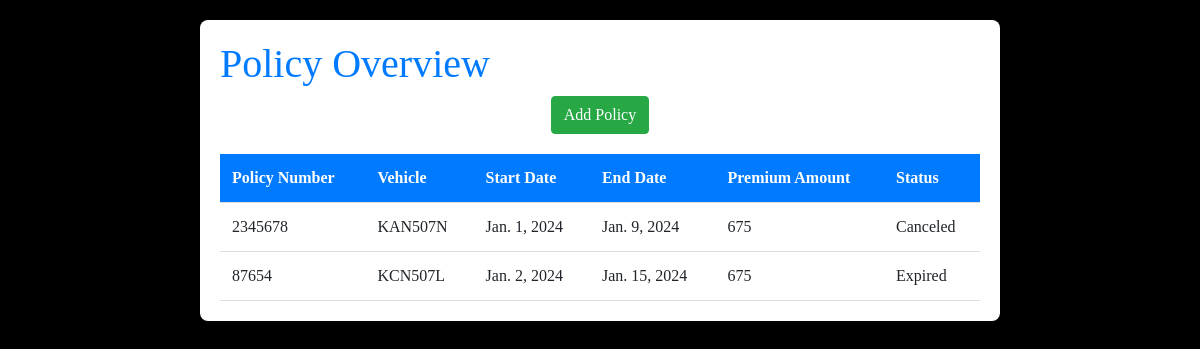
/view_policy/, run on an earlier commit of the app's database.
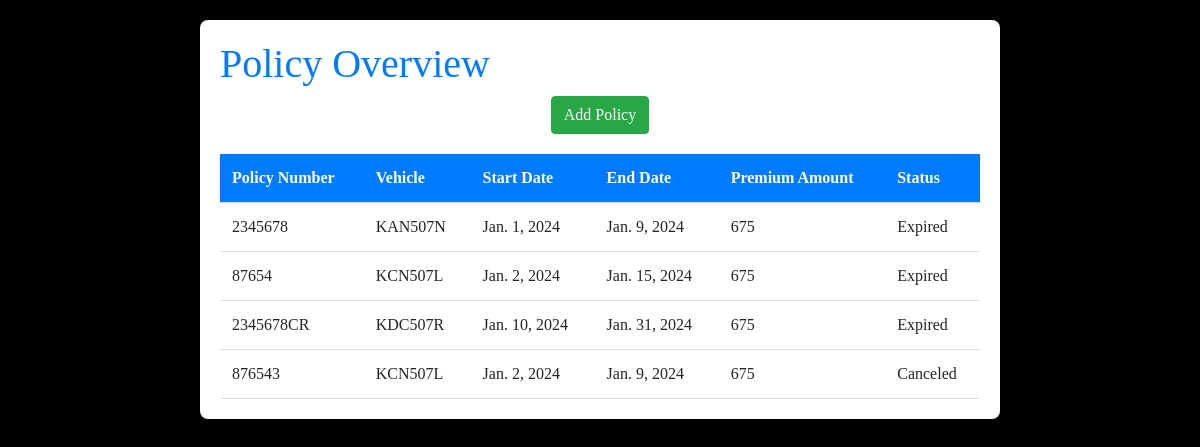
And on a later commit of the database.
### insuarance/models.py (models this page shows, shortened)
class Policy(models.Model):
    policy_number = models.CharField(max_length = 50, unique=True)
    start_date = models.DateField()
    end_date = models.DateField()
    premium_amount = models.IntegerField()
    status = models.CharField(
        max_length=10,
        choices=STATUS_CHOICES,
        default='Active'
    )
    vehicle = models.ForeignKey('Vehicle', on_delete=models.CASCADE, related_name='policies', default=None)

class Vehicle(models.Model):
    owner = models.ForeignKey(Customer, on_delete=models.CASCADE)
    model = models.CharField(max_length=30)
    make = models.CharField(max_length=30)
    type = models.CharField(max_length=30)
    number_plate = models.CharField(max_length=20, unique=True)
    color = models.CharField(max_length=30)
    year = models.DateField()
    milleage = models.IntegerField(default=0)
    vehicle_price = models.FloatField(default=0)
    vehicle_policies = models.ManyToManyField(Policy, related_name='vehicles', blank=True)
    def __str__(self):
        return f"{self.number_plate} "

### insuarance/views.py (the view)
# urls.py: path('view_policy/', view_policy, name='view_policy'),
def view_policy(request):
    policies = Policy.objects.all()
    for policy in policies:
        if policy.end_date < timezone.now().date():
            if policy.status =='Active':
                policy.status = 'Expired'
                policy.save()
    return render(request, 'view_policy.html', {'policies': policies})

### insuarance/templates/view_policy.html (shortened to what this page needs)
{% extends 'base.html' %}
{% block content %}
<body>
    <header>
        <h1>Policy Overview</h1>
    </header>
  <center> <div class="btn btn-success"><a href="{% url 'insuarance:add_policy'%}">Add Policy</a></div>
    </center>
      <main>
        <table>
            <thead>
                <tr>
                    <th>Policy Number</th>
                    <th>Vehicle</th>
                    <th>Start Date</th>
                    <th>End Date</th>
                    <th>Premium Amount</th>
                    <th>Status</th>
                </tr>
            </thead>
            <tbody>
                {% for policy in policies %}
                    <tr>
                        <td>{{ policy.policy_number }}</td>
                        <td>{{ policy.vehicle }}</td>
                        <td>{{ policy.start_date}}</td>
                        <td>{{ policy.end_date }}</td>
                        <td>{{ policy.premium_amount }}</td>
                        <td>{{ policy.status }}</td>
                    </tr>
                {% endfor %}
            </tbody>
        </table>
    </main>
</body>
{% endblock %}

What changed in the data, as far as the page shows it:
changed Policy "Jan. 1, 2024": status "Canceled" → "Expired"
added Policy: policy_number "2345678CR", vehicle "KDC507R", start_date "Jan. 10, 2024", end_date "Jan. 31, 2024", premium_amount "675", status "Expired"
added Policy: policy_number "876543", vehicle "KCN507L", start_date "Jan. 2, 2024", end_date "Jan. 9, 2024", premium_amount "675", status "Canceled"
